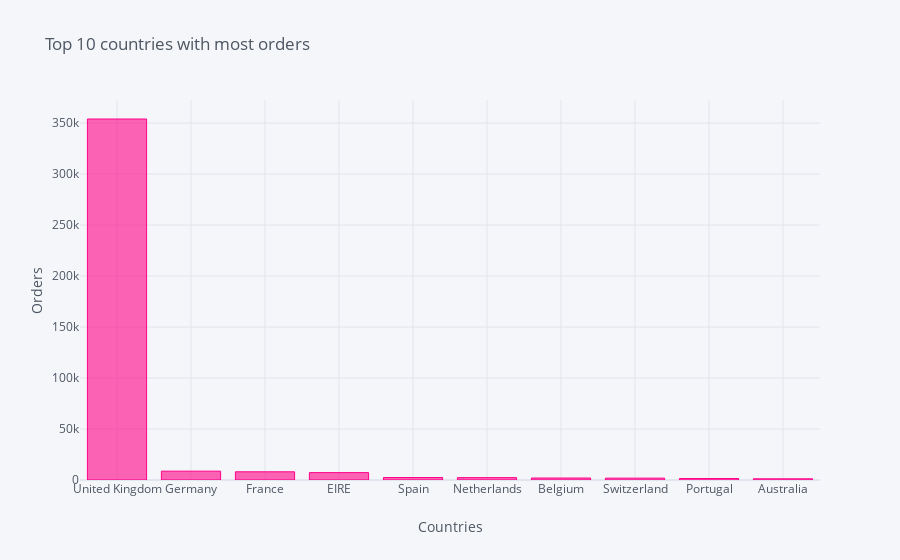

Notebook cell for this chart:
### Code cell
# visualize top 10 countries with highest number of invoices / orders 
df = pd.DataFrame(data4['Country'].value_counts().head(10))
df1 = df.reset_index()
colnames = ['Country', 'Count']
df1.columns = colnames 

df1.iplot(kind='bar', x='Country', xTitle='Countries', yTitle='Orders', 
           title='Top 10 countries with most orders', color='pink')

### Figure 1 — Plotly figure (JSON) as saved in the notebook; plotly's stock layout.template omitted (floating-point values rounded to 4 significant figures)
{"data": [{"marker": {"color": "rgba(255, 0, 136, 0.6)", "line": {"color": "rgba(255, 0, 136, 1.0)", "width": 1}}, "name": "Count", "orientation": "v", "text": "", "type": "bar", "x": ["United Kingdom", "Germany", "France", "EIRE", "Spain", "Netherlands", "Belgium", "Switzerland", "Portugal", "Australia"], "y": [354028, 8658, 8036, 7234, 2422, 2322, 1935, 1810, 1425, 1181]}], "layout": {"legend": {"bgcolor": "#F5F6F9", "font": {"color": "#4D5663"}}, "paper_bgcolor": "#F5F6F9", "plot_bgcolor": "#F5F6F9", "title": {"font": {"color": "#4D5663"}, "text": "Top 10 countries with most orders"}, "xaxis": {"gridcolor": "#E1E5ED", "showgrid": true, "tickfont": {"color": "#4D5663"}, "title": {"font": {"color": "#4D5663"}, "text": "Countries"}, "zerolinecolor": "#E1E5ED"}, "yaxis": {"gridcolor": "#E1E5ED", "showgrid": true, "tickfont": {"color": "#4D5663"}, "title": {"font": {"color": "#4D5663"}, "text": "Orders"}, "zerolinecolor": "#E1E5ED"}}}
